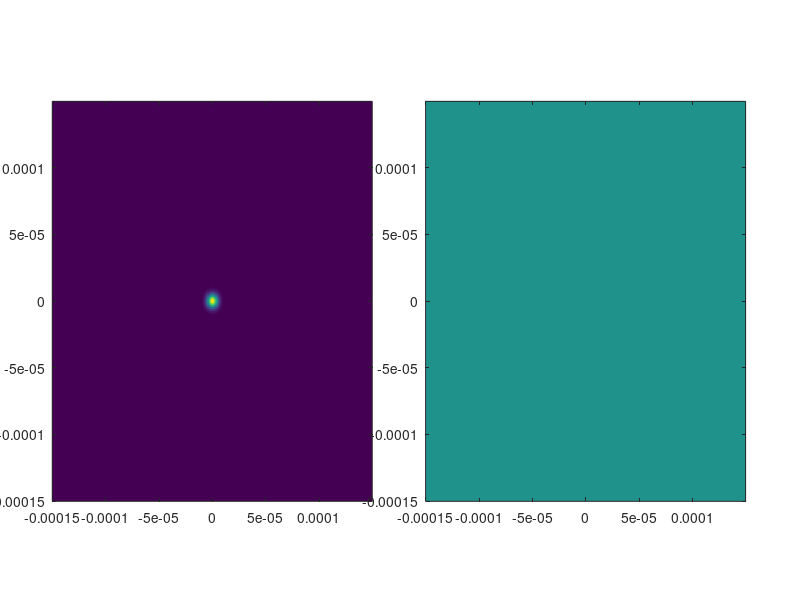

Here is the MATLAB script that generated this plot: (Note: this script raises an error after producing the figure.)
%%
% Author: Madhu Veettikazhy
% Date: 22 March 2018
% Gaussian beam (CW) electric field propagation from the 
% focal point (initial waist plane width is defined here) 
% back to the distal end of the optical fiber. 
% ***************************************************************************************************

%% User-specified general parameters
Nx = 600;                                                        % x resolution
Ny = 600;                                                         % y resolution
Nz = 100;                                                        % Number of z steps

Lx = 300e-6;                                                     % [m] x side length
Ly = 300e-6;                                                         % [m] y side length
Lz = 2e-3;                                                       % [m] z propagation distance

lambda = 632.8e-9;                                               % [m] Wavelength 
w = 10e-6;                                                       % [m] Initial waist plane 1/e^2 radius of the gaussian beam

%% Initialization of space and frequency grids
dx = Lx/Nx;
dy = Ly/Ny;
dz = Lz/Nz;

x = dx*(-Nx/2:Nx/2-1);
y = dy*(-Ny/2:Ny/2-1);
[X,Y] = ndgrid(x,y);

kx = 2*pi/Lx*(-Nx/2:Nx/2-1);
ky = 2*pi/Ly*(-Ny/2:Ny/2-1);
[kX,kY] = ndgrid(kx,ky);

%% Beam initialization
amplitude = exp(-2*(X.^2+Y.^2)/w^2);                             % Gaussian field amplitude
phase = zeros(Nx,Ny);                                            % Phase
E = amplitude.*exp(1i*phase);                                    % Electric field

%% Figure initialization
h_fig1 = figure(1);
set(h_fig1,'Position',[50 50 Nx+150 Ny/2+150]); clf;
h_ax1 = axes('Units','pixels','Position', [50 75 Nx/2 Ny/2]);
h_im1 = imagesc(x,y,abs(E.').^2);
axis xy
set(h_ax1, 'xlimmode','manual', 'ylimmode','manual');

h_ax2 = axes('Units','pixels','Position', [Nx/2+100 75 Nx/2 Ny/2]);
h_im2 = imagesc(x,y,angle(E.'));
axis xy
set(h_ax2, 'xlimmode','manual', 'ylimmode','manual');
       
%% Fresnel Propagation and plotting
prop_kernel = ifftshift(exp(-1i*dz*(kX.^2 + kY.^2)*lambda/(4*pi))); % Fresnel propagation kernel

for zidx = 1:Nz
    E = ifft2(fft2(E).*prop_kernel);
    
    h_ax1.Title.String = ['Intensity at z = ' num2str(zidx*dz,'%.1e') ' m'];
    h_im1.CData = abs(E.').^2;
    h_ax2.Title.String = ['Phase at z = ' num2str(zidx*dz,'%.1e') ' m'];
    h_im2.CData = angle(E.');
    drawnow;
end






%%  Angular Spectrum Propagation
% 
% dist_z = 1e-6;                       % altitude (meters) 
% phy_x = w;               % physical width (meters) 
% phy_y = w;               % physical length (meters) 
% Fs_x = N/phy_x; 
% Fs_y = N/phy_y; 
% dx2 = Fs_x^(-1); 
% dy2 = Fs_y^(-1); 
% dFx = Fs_x/N;
% dFy = Fs_y/N; 
% Fx = (-Fs_x/2:dFx:(Fs_x/2 - dFx)); 
% Fy = (-Fs_y/2:dFy:(Fs_y/2 - dFy)); 
% 
% % alpha and beta (wavenumber components) 
% alpha = lambda.*Fx; 
% beta = lambda.*Fy;
% 
% % gamma_cust 
% gamma_cust = zeros(length(beta), length(alpha)); 
% for j = 1:length(beta)     
%     for i = 1:length(alpha)         
%         if (alpha(i)^2 + beta(j)^2) > 1             
%             gamma_cust(j, i) = 0;         
%         else
%             gamma_cust(j, i) = sqrt(1 - alpha(i)^2 - beta(j)^2);         
%         end
%     end
% end
% 
% % angular spectrm based formula 
% U1=E_gauss;
% for iter=1:100
% U1 = ifft2(ifftshift(fftshift(fft2(U1)).*exp(1i*k.*gamma_cust.*dist_z))); 
% I1 = (1/(16*pi)).*(U1.*conj(U1)); 
% imagesc(I1),title(['Propagated step: ', num2str(iter)]); 
% drawnow;
% % pause(1);
% end
